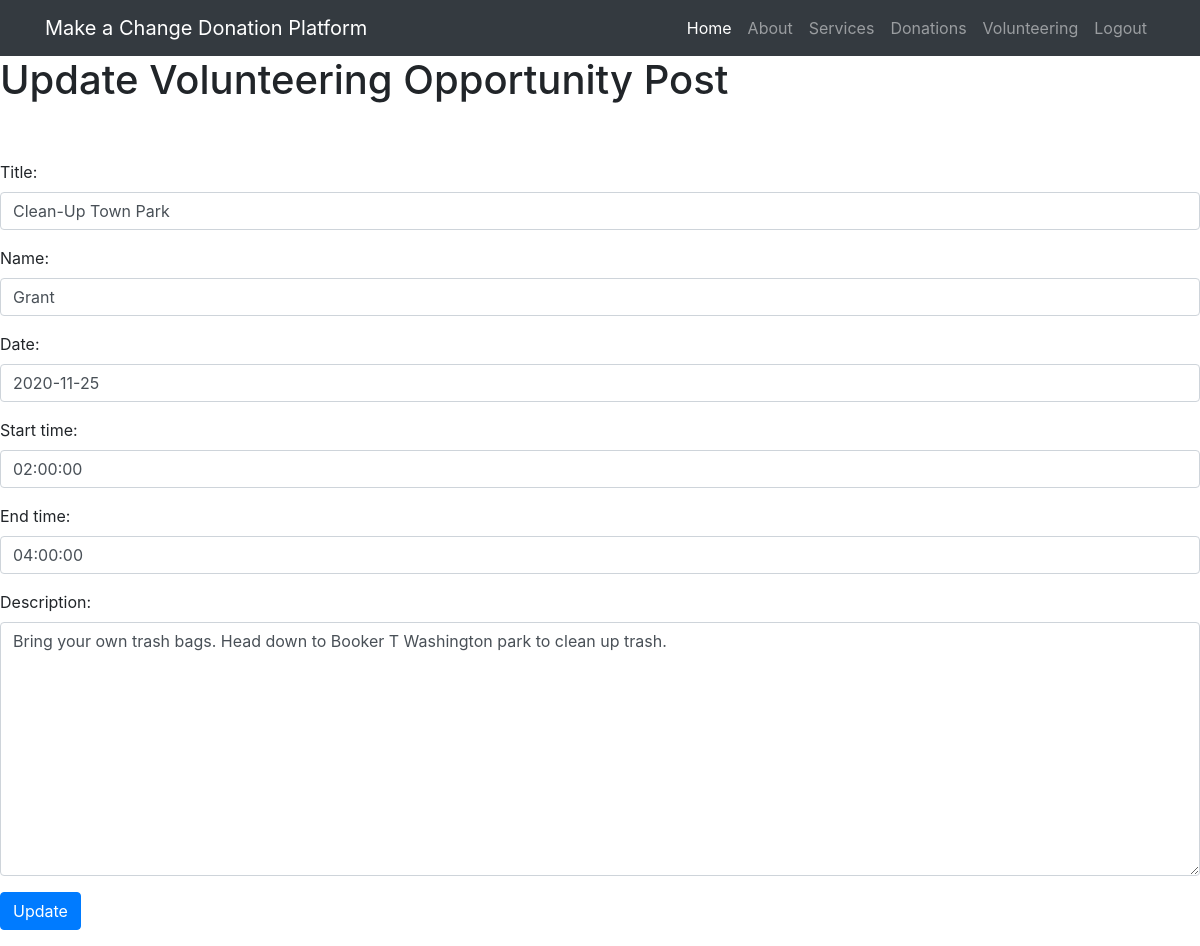
The page /volunteer-list/edit/2 on the database its author committed.
### donations/models.py (models this page shows, shortened)
class VolunteerPost(models.Model):
    title = models.TextField(default = "", max_length=50)
    name = models.TextField(default = "", max_length=50)
    date = models.DateField(default = datetime.date.today)
    start_time = models.TimeField(null=True)
    end_time = models.TimeField(null=True)
    description = models.TextField(default = "")
    user = models.ForeignKey(User, on_delete=models.CASCADE, null=True)

### donations/views.py (the view, shortened to what this page needs)
# urls.py: path('volunteer-list/edit/<int:pk>', views.UpdateVolunteerFormView.as_view(), name='update_volunteering'),
class UpdateVolunteerFormView(generic.UpdateView):
    model = VolunteerPost
    form_class = VolunteerForm
    template_name = 'donations/update_volunteering.html'

### donations/forms.py
class VolunteerForm(forms.ModelForm):
    class Meta:
        model = VolunteerPost
        fields = ('title', 'name', 'date', 'start_time', 'end_time', 'description')
        widgets = {
            'title': forms.TextInput(attrs={'class': 'form-control', 'placeholder': 'Ex: Rake Leaves'}),
            'name': forms.TextInput(attrs={'class': 'form-control'}),
            'date' : forms.DateInput(attrs={'class': 'form-control', 'placeholder': 'xx/xx/20xx'}),
            'start_time' : forms.TimeInput(attrs={'class': 'form-control', 'placeholder': '00:00-23:59'}),
            'end_time' : forms.TimeInput(attrs={'class': 'form-control', 'placeholder': '00:00-23:59'}),
            'description' : forms.Textarea(attrs={'class': 'form-control', 'placeholder': 'Job description here...'}),
        }

### donations/templates/donations/update_volunteering.html (shortened to what this page needs)
{% extends 'donations/base.html' %}
{% block content %}
<h1>Update Volunteering Opportunity Post</h1>
<br><br>
<div class='form-group'>
    <form method='post'>
        {{ form.as_p }}
        <button class='btn btn-primary'>Update</button>
    </form>
</div>
{% endblock %}

### rows shown on the page
VolunteerPost: title "Clean-Up Town Park", name "Grant", date "2020-11-25", start_time "02:00:00", end_time "04:00:00", description "Bring your own trash bags. Head down to Booker T Washington park to clean up trash."
